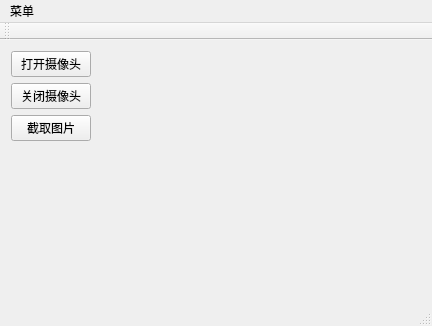
<?xml version="1.0" encoding="UTF-8"?>
<ui version="4.0">
 <class>MainWindow</class>
 <widget class="QMainWindow" name="MainWindow">
  <property name="geometry">
   <rect>
    <x>0</x>
    <y>0</y>
    <width>432</width>
    <height>326</height>
   </rect>
  </property>
  <property name="windowTitle">
   <string>MainWindow</string>
  </property>
  <widget class="QWidget" name="centralWidget">
   <layout class="QFormLayout" name="formLayout">
    <item row="0" column="0">
     <layout class="QVBoxLayout" name="verticalLayout">
      <item>
       <widget class="QPushButton" name="pushButton">
        <property name="text">
         <string>打开摄像头</string>
        </property>
       </widget>
      </item>
      <item>
       <widget class="QPushButton" name="pushButton_2">
        <property name="text">
         <string>关闭摄像头</string>
        </property>
       </widget>
      </item>
      <item>
       <widget class="QPushButton" name="pushButton_3">
        <property name="text">
         <string>截取图片</string>
        </property>
       </widget>
      </item>
     </layout>
    </item>
   </layout>
  </widget>
  <widget class="QMenuBar" name="menuBar">
   <property name="geometry">
    <rect>
     <x>0</x>
     <y>0</y>
     <width>432</width>
     <height>23</height>
    </rect>
   </property>
   <widget class="QMenu" name="menu">
    <property name="title">
     <string>菜单</string>
    </property>
   </widget>
   <addaction name="menu"/>
  </widget>
  <widget class="QToolBar" name="mainToolBar">
   <attribute name="toolBarArea">
    <enum>TopToolBarArea</enum>
   </attribute>
   <attribute name="toolBarBreak">
    <bool>false</bool>
   </attribute>
  </widget>
  <widget class="QStatusBar" name="statusBar"/>
 </widget>
 <layoutdefault spacing="6" margin="11"/>
 <resources/>
 <connections/>
</ui>
